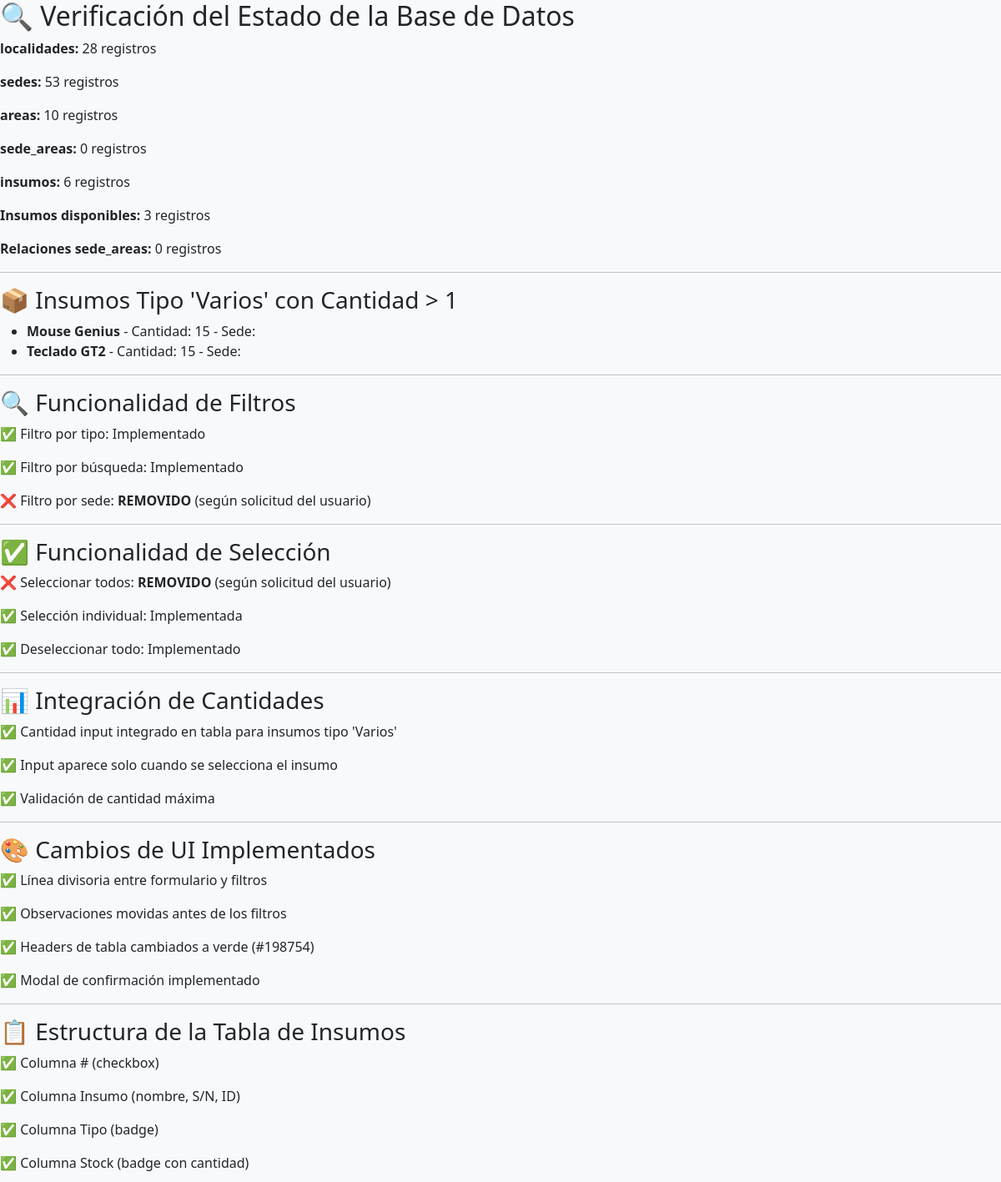
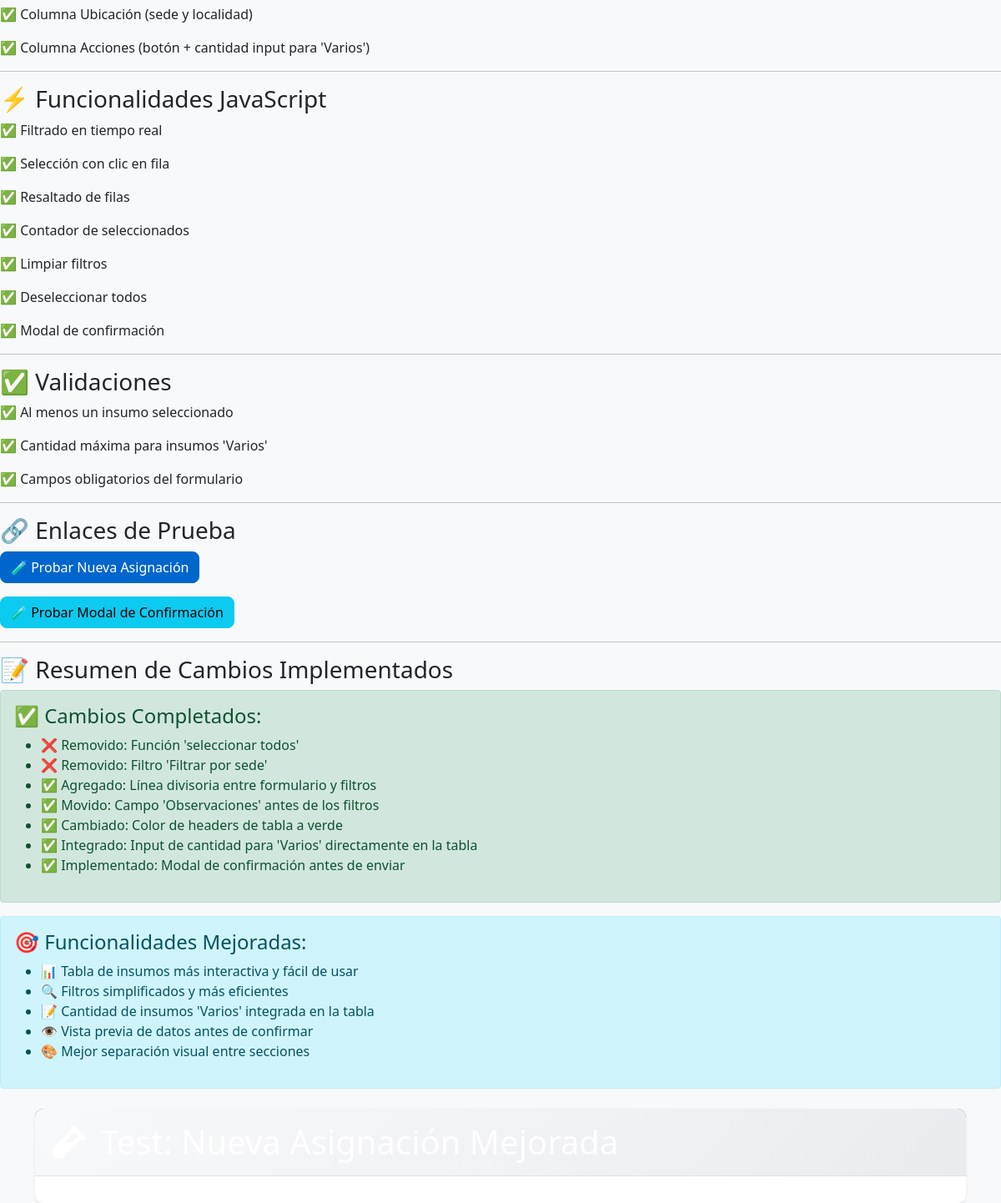
The app's page /pages/test_nueva_mejorada.php with its own data (2 pictures, top to bottom).
### tables this page shows
CREATE TABLE `insumos` (
  `id_insumo` int(11) NOT NULL,
  `nombre_insumo` varchar(100) NOT NULL,
  `tipo_insumo` enum('Varios','PC Completa','Notebook','Impresora','Monitor','Escaner') NOT NULL,
  `subcategoria_varios` enum('Hardware','Periféricos','Red') DEFAULT NULL,
  `descripcion_general` varchar(255) DEFAULT NULL,
  `numero_serie` varchar(50) DEFAULT NULL,
  `id_fisico` varchar(50) DEFAULT NULL,
  `cantidad` int(11) NOT NULL DEFAULT 1,
  `fecha_adquisicion` date DEFAULT NULL,
  `estado` enum('Disponible','Asignado','De Baja') NOT NULL,
  `id_punto_stock_actual` int(11) DEFAULT NULL,
  `id_sede_actual` int(11) DEFAULT NULL,
  `id_area_asignacion_actual` int(11) DEFAULT NULL
);

### pages/test_nueva_mejorada.php (the view, shortened to what this page needs)
<?php
$conexion = conectarDB();
echo "<h2>🔍 Verificación del Estado de la Base de Datos</h2>";
$tablas = ['localidades', 'sedes', 'areas', 'sede_areas', 'insumos'];
foreach ($tablas as $tabla) {
    $stmt = $conexion->query("SELECT COUNT(*) as total FROM $tabla");
    $resultado = $stmt->fetch();
    echo "<p><strong>$tabla:</strong> {$resultado['total']} registros</p>";
}
$stmt = $conexion->query("SELECT COUNT(*) as total FROM insumos WHERE estado = 'Disponible'");
$resultado = $stmt->fetch();
echo "<p><strong>Insumos disponibles:</strong> {$resultado['total']} registros</p>";
$stmt = $conexion->query("SELECT COUNT(*) as total FROM sede_areas");
$resultado = $stmt->fetch();
echo "<p><strong>Relaciones sede_areas:</strong> {$resultado['total']} registros</p>";
echo "<hr>";
echo "<h3>📦 Insumos Tipo 'Varios' con Cantidad > 1</h3>";
$stmt = $conexion->query("SELECT id_insumo, nombre_insumo, cantidad, nombre_sede
                          FROM insumos i
                          LEFT JOIN sedes s ON i.id_sede_actual = s.id_sede
                          WHERE i.tipo_insumo = 'Varios' AND i.cantidad > 1 AND i.estado = 'Disponible'");
$insumos_varios = $stmt->fetchAll();
if (empty($insumos_varios)) {
    echo "<p class='text-warning'>⚠️ No hay insumos tipo 'Varios' con cantidad > 1 disponibles</p>";
} else {
    echo "<ul>";
    foreach ($insumos_varios as $insumo) {
        echo "<li><strong>{$insumo['nombre_insumo']}</strong> - Cantidad: {$insumo['cantidad']} - Sede: {$insumo['nombre_sede']}</li>";
    }
    echo "</ul>";
}
echo "<hr>";
echo "<h3>🔍 Funcionalidad de Filtros</h3>";
echo "<p>✅ Filtro por tipo: Implementado</p>";
echo "<p>✅ Filtro por búsqueda: Implementado</p>";
echo "<p>❌ Filtro por sede: <strong>REMOVIDO</strong> (según solicitud del usuario)</p>";
echo "<hr>";
echo "<h3>✅ Funcionalidad de Selección</h3>";
echo "<p>❌ Seleccionar todos: <strong>REMOVIDO</strong> (según solicitud del usuario)</p>";
echo "<p>✅ Selección individual: Implementada</p>";
echo "<p>✅ Deseleccionar todo: Implementado</p>";
echo "<hr>";
echo "<h3>📊 Integración de Cantidades</h3>";
echo "<p>✅ Cantidad input integrado en tabla para insumos tipo 'Varios'</p>";
echo "<p>✅ Input aparece solo cuando se selecciona el insumo</p>";
echo "<p>✅ Validación de cantidad máxima</p>";
echo "<hr>";
echo "<h3>🎨 Cambios de UI Implementados</h3>";
echo "<p>✅ Línea divisoria entre formulario y filtros</p>";
echo "<p>✅ Observaciones movidas antes de los filtros</p>";
echo "<p>✅ Headers de tabla cambiados a verde (#198754)</p>";
echo "<p>✅ Modal de confirmación implementado</p>";
echo "<hr>";
echo "<h3>📋 Estructura de la Tabla de Insumos</h3>";
echo "<p>✅ Columna # (checkbox)</p>";
echo "<p>✅ Columna Insumo (nombre, S/N, ID)</p>";
echo "<p>✅ Columna Tipo (badge)</p>";
echo "<p>✅ Columna Stock (badge con cantidad)</p>";
echo "<p>✅ Columna Ubicación (sede y localidad)</p>";
echo "<p>✅ Columna Acciones (botón + cantidad input para 'Varios')</p>";
echo "<hr>";
echo "<h3>⚡ Funcionalidades JavaScript</h3>";
echo "<p>✅ Filtrado en tiempo real</p>";
echo "<p>✅ Selección con clic en fila</p>";
echo "<p>✅ Resaltado de filas</p>";
echo "<p>✅ Contador de seleccionados</p>";
echo "<p>✅ Limpiar filtros</p>";
echo "<p>✅ Deseleccionar todos</p>";
echo "<p>✅ Modal de confirmación</p>";
echo "<hr>";
echo "<h3>✅ Validaciones</h3>";
echo "<p>✅ Al menos un insumo seleccionado</p>";
echo "<p>✅ Cantidad máxima para insumos 'Varios'</p>";
echo "<p>✅ Campos obligatorios del formulario</p>";
echo "<hr>";
echo "<h3>🔗 Enlaces de Prueba</h3>";
echo "<p><a href='asignaciones/nueva.php' class='btn btn-primary'>🧪 Probar Nueva Asignación</a></p>";
echo "<p><a href='test_modal_confirmacion.php' class='btn btn-info'>🧪 Probar Modal de Confirmación</a></p>";
echo "<hr>";
echo "<h3>📝 Resumen de Cambios Implementados</h3>";
echo "<div class='alert alert-success'>";
echo "<h4>✅ Cambios Completados:</h4>";
echo "<ul>";
echo "<li>❌ Removido: Función 'seleccionar todos'</li>";
echo "<li>❌ Removido: Filtro 'Filtrar por sede'</li>";
echo "<li>✅ Agregado: Línea divisoria entre formulario y filtros</li>";
echo "<li>✅ Movido: Campo 'Observaciones' antes de los filtros</li>";
echo "<li>✅ Cambiado: Color de headers de tabla a verde</li>";
echo "<li>✅ Integrado: Input de cantidad para 'Varios' directamente en la tabla</li>";
echo "<li>✅ Implementado: Modal de confirmación antes de enviar</li>";
echo "</ul>";
echo "</div>";
echo "<div class='alert alert-info'>";
echo "<h4>🎯 Funcionalidades Mejoradas:</h4>";
echo "<ul>";
echo "<li>📊 Tabla de insumos más interactiva y fácil de usar</li>";
echo "<li>🔍 Filtros simplificados y más eficientes</li>";
echo "<li>📝 Cantidad de insumos 'Varios' integrada en la tabla</li>";
echo "<li>👁️ Vista previa de datos antes de confirmar</li>";
echo "<li>🎨 Mejor separación visual entre secciones</li>";
echo "</ul>";
echo "</div>";
?>
<!DOCTYPE html>
<html lang="es">
<head>
    <link href="https://cdn.jsdelivr.net/npm/bootstrap@5.1.3/dist/css/bootstrap.min.css" rel="stylesheet">
    <link href="https://cdnjs.cloudflare.com/ajax/libs/font-awesome/6.0.0/css/all.min.css" rel="stylesheet">
    <link href="../public/css/style.css" rel="stylesheet">
</head>
<body>
    <div class="container mt-4">
        <div class="row">
            <div class="col-12">
                <div class="card">
                    <div class="card-header bg-primary text-white">
                        <h1 class="mb-0">
                            <i class="fas fa-vial me-2"></i>
                        </h1>
                    </div>
                    <div class="card-body">
                    </div>
                </div>
            </div>
        </div>
    </div>
</body>
</html>

### public/css/style.css (style rules this page uses)
:root { --primary-color: #0066cc; --secondary-color: #ffffff; --success-color: #009933; --warning-color: #ffcc00; --danger-color: #cc0000; --info-color: #0099cc; --light-color: #f8f9fa; --dark-color: #212529; }
body { font-family: 'Segoe UI', Tahoma, Geneva, Verdana, sans-serif; background-color: #f8f9fa; margin: 0; padding: 0; }
.card { border: none; border-radius: 10px; box-shadow: 0 0.125rem 0.25rem rgba(0, 0, 0, 0.075); transition: all 0.3s ease; }
.card-header { background: linear-gradient(135deg, #f8f9fa 0%, #e9ecef 100%); border-bottom: 1px solid #dee2e6; border-radius: 10px 10px 0 0 !important; padding: 1rem 1.25rem; font-weight: 600; }
.btn { border-radius: 8px; font-weight: 500; transition: all 0.3s ease; }
.btn-primary { background-color: var(--primary-color); border-color: var(--primary-color); }

### records on screen
insumos: nombre_insumo "Mouse Genius", cantidad "15"
insumos: nombre_insumo "Teclado GT2", cantidad "15"

### other values on screen
$tabla "localidades"
$resultado['total'] "28"
$tabla "sedes"
$resultado['total'] "53"
$tabla "areas"
$resultado['total'] "10"
$tabla "sede_areas"
$resultado['total'] "0"
$tabla "insumos"
$resultado['total'] "6"
$resultado['total'] "3"
